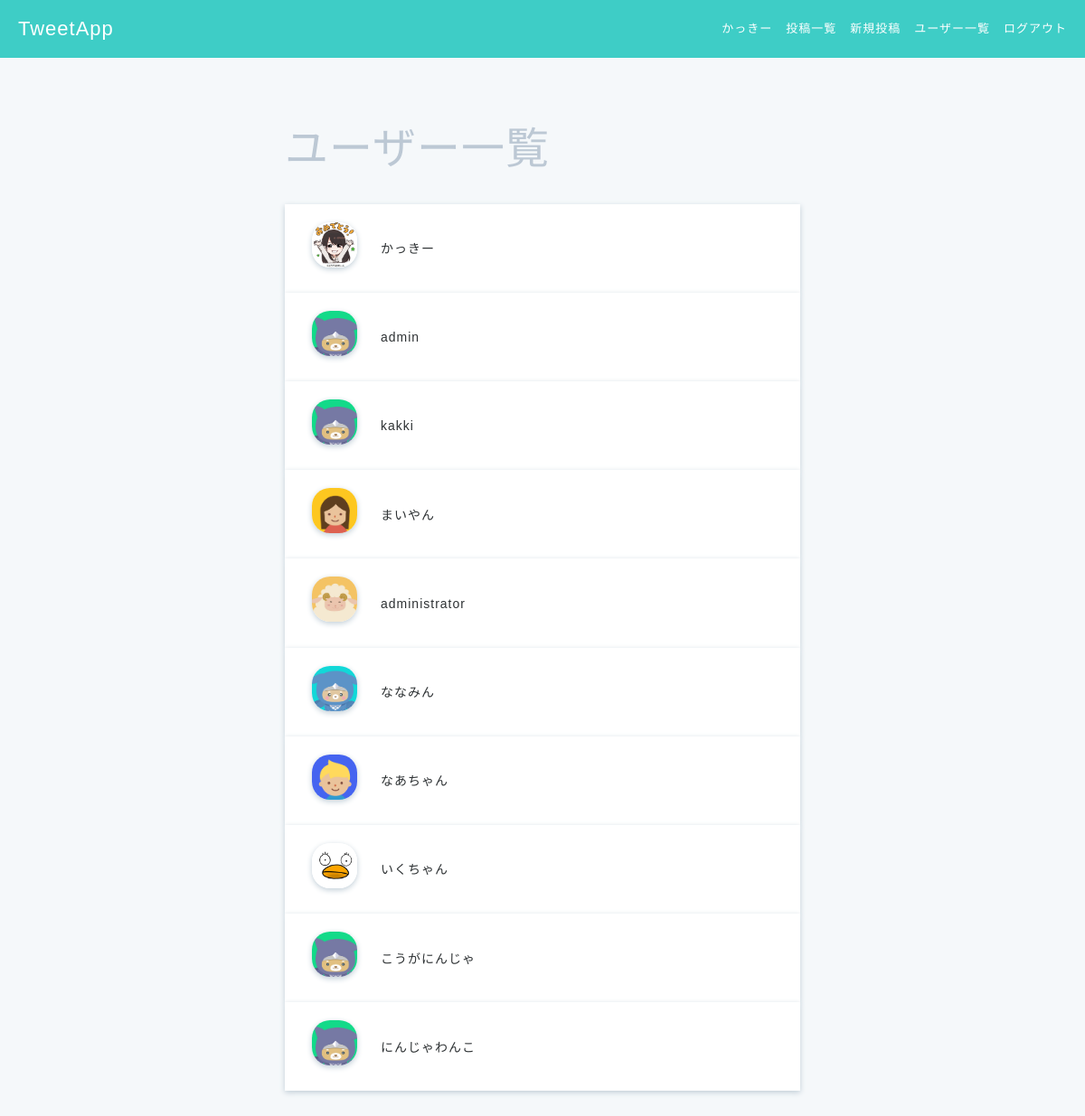
Page /accounts/users_index (signed in) on the committed database.
### accounts/models.py (models this page shows, shortened)
class Users(AbstractBaseUser, PermissionsMixin):
    username = models.CharField(max_length=150)
    email = models.EmailField(max_length=255, unique=True)
    is_active = models.BooleanField(default=True)
    is_staff = models.BooleanField(default=False)
    picture = models.FileField(null=True, upload_to='picture/', default='picture/default_user.jpeg')
    USERNAME_FIELD = 'email' # このテーブルのレコードを一意に識別
    REQUIRED_FIELDS = ['username'] # スーパーユーザ作成時に入力する
    objects = UserManager()
    class Meta:
        db_table = 'users'

### accounts/views.py (the view)
# urls.py: path('accounts/users_index', views.users_index, name='users_index'),
def users_index(request):
    if not request.user.is_authenticated:
        messages.warning(request, 'ログインが必要です')
        return redirect('accounts:user_login')
    else:
        users = Users.objects.order_by('-id').all()
        return render(request, 'accounts/users_index.html', context={
            'users': users
        })

### templates/accounts/users_index.html
{% extends 'base.html' %}
{% block content %}
<div class="main users-index">
    <div class="container">
      <h1 class="users-heading">ユーザー一覧</h1>
      {% for user in users %}
        <div class="users-index-item">
          <div class="user-left">
            <img src="{{ user.picture.url }}">
          </div>
          <div class="user-right">
            <a href="{% url 'accounts:user_detail' user_id=user.id %}">{{ user.username }}</a>
          </div>
        </div>
      {% endfor %}
    </div>
</div>
{% endblock content %}

### templates/base.html (shortened to what this page needs)
{% load static %}
<!DOCTYPE html>
<html lang="ja">
  <head>
    <link rel="stylesheet" href="{% static 'css/style.css' %}"/>
    <link rel="stylesheet" href="https://maxcdn.bootstrapcdn.com/font-awesome/4.7.0/css/font-awesome.min.css"/>
  </head>
  <body>
    <header>
      <div class="header-logo">
        {% if user.is_authenticated %}
        <a href="{% url 'post:posts_index' %}">TweetApp</a>
        {% else %}
        <a href="{% url 'accounts:top' %}">TweetApp</a>
        {% endif %}
      </div>
      <ul class="header-menus">
        {% if user.is_authenticated %}
        <li>
          <a href="{% url 'accounts:user_detail' user_id=request.user.id %}">{{ request.user.username }}</a>
        </li>
        <li>
          <a href="{% url 'post:posts_index' %}">投稿一覧</a>
        </li>
        <li>
          <a href="{% url 'post:create_post' %}">新規投稿</a>
        </li>
        <li>
          <a href="{% url 'accounts:users_index' %}">ユーザー一覧</a>
        </li>
        <li>
          <a href="{% url 'accounts:user_logout' %}">ログアウト</a>
        </li>
        {% endif %}
      </ul>
    </header>
    {% block content %}{% endblock content %}
  </body>
</html>

### static/css/style.css (style rules this page uses)
* { box-sizing: border-box; }
html { font: 100%/1.5 'Avenir Next', 'Hiragino Sans', sans-serif; line-height: 1.7; letter-spacing: 1px; }
ul, li { list-style-type: none; padding: 0; margin: 0; }
a { text-decoration: none; color: #2d3133; font-size: 14px; }
h1, h2, h3, h4, h5, h6, p { margin: 0; }
body { color: #2d3133; background-color: #3ecdc6; margin: 0; min-height: 1vh; }
.main { position: absolute; top: 64px; width: 100%; height: auto; min-height: 100%; background-color: #f5f8fa; }
.container { max-width: 600px; margin: 60px auto; padding-left: 15px; padding-right: 15px; clear: both; }
header { height: 64px; position: absolute; z-index: 1; width: 100%; }
.header-logo { float: left; padding-left: 20px; color: white; font-size: 22px; line-height: 64px; }
.header-logo a { color: white; font-size: 22px; }
.header-menus { float: right; padding-right: 20px; }
.header-menus li { float: left; line-height: 64px; font-size: 13px; color: white; padding-left: 15px; }
.header-menus a { float: left; font-size: 13px; color: white; }
.users-heading { font-weight: 300; margin: 60px 0 20px; font-size: 48px; color: #bcc8d4; }
.users-index-item { padding: 20px 30px; background-color: white; overflow: hidden; box-shadow: 0 2px 6px #c1ced7; display: table; width: 100%; }
.user-left img { width: 50px; height: 50px; border-radius: 40%; box-shadow: 0 2px 6px #c1ced7; object-fit: cover; }
.user-left { float: left; width: 10%; }
.user-right { width: 90%; padding-left: 25px; text-align: left; display: table-cell; vertical-align: middle; }

### rows in the picture
Users: user.username "かっきー", picture (picture), username "かっきー"
Users: picture (placeholder picture), username "admin"
Users: picture (placeholder picture), username "kakki"
Users: picture (picture), username "まいやん"
Users: picture (picture), username "administrator"
Users: picture (picture), username "ななみん"
Users: picture (picture), username "なあちゃん"
Users: picture (picture), username "いくちゃん"
Users: picture (placeholder picture), username "こうがにんじゃ"
Users: picture (placeholder picture), username "にんじゃわんこ"
